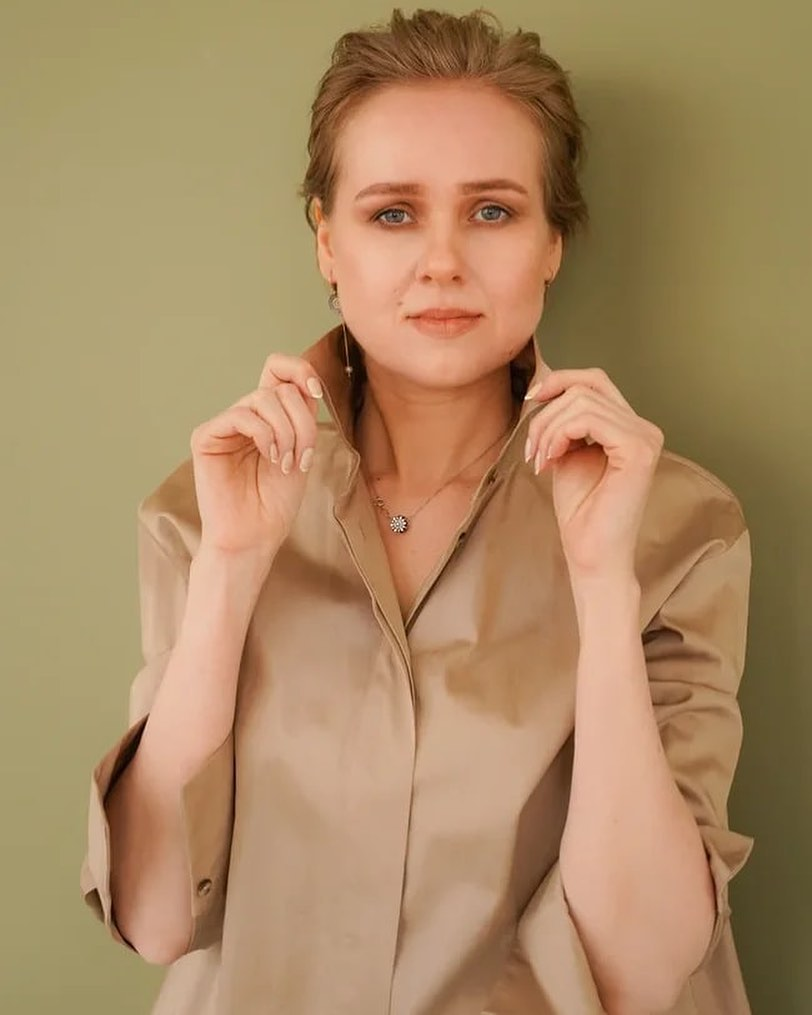
#> input picture emotion_detection/insta_data/007.jpg, 812 x 1015 px, given in place of 001.jpg, which was not available
$ python face_detect_test_haar.py
#> lines starting #> are read from the running program, lines starting #| are printed output that depends on the picture; pictures that were not available may be replaced by others from this repository, and a replacement may not be noted
import cv2
import sys
import csv

face_rects = [
[512,216,242,327],
[437,174,171,272],
[584,593,57,73],
[357,191,284,374],
[335,28,431,583],
[699,105,182,271],
[331,96,211,284],
[122,65,66,88],
[372,179,353,474],
[535,104,115,165],
[66,267,382,507],
[481,139,100,137],
[288,62,169,223],
[102,-5,828,1082],
[486,292,183,224],
[41,143,217,294],
[354,172,409,548],
[324,126,401,565],
[278,81,120,158],
[423,188,235,298],
[316,115,434,573],
[385,108,113,147],
[264,175,488,674],
[192,-3,336,422],
[388,90,245,332],
[413,408,121,149],
[342,-3,443,581],
[550,191,185,259],
[247,263,249,310],
[4,-1,1077,1076],
[338,126,396,569],
[199,95,547,724],
[398,338,120,192],
[378,286,223,315],
[352,39,168,207],
[428,272,312,401],
[275,153,413,451],
[215,81,218,285],
[390,223,426,541],
[154,187,300,373],
[515,107,142,194],
[321,303,295,398],
[553,179,91,121],
[317,141,530,661],
[363,96,140,191],
[273,64,564,795],
[285,412,150,186],
[537,190,139,189],
[440,193,279,353],
[261,327,478,616],
[334,750,132,166],
[212,284,300,378],
[474,113,158,198],
[342,220,53,76],
[385,156,175,235],
[461,83,97,140],
[373,64,95,118],
[384,139,213,266],
[227,146,32,47],
[397,69,241,316],
[259,232,430,576],
[232,96,479,631],
[164,4,562,693],
[375,237,96,116],
[426,86,156,199],
[284,309,487,631],
[380,498,77,98],
[249,195,238,346],
[333,160,124,158],
[579,576,68,93],
[507,143,221,275],
[395,205,309,415],
[284,341,353,471],
[324,108,277,393],
[213,173,383,461],
[481,77,199,224],
[518,189,83,119],
[223,38,163,218],
[339,163,274,372],
[120,72,621,751],
[306,260,241,312],
[362,204,313,420],
[492,298,59,74],
[443,299,367,534],
[357,401,154,234],
[328,169,347,477],
[295,120,322,353],
[479,131,219,281],
[477,116,461,638],
[542,303,96,120],
[109,105,118,146],
[339,5,251,355],
[277,182,446,608],
[308,69,126,147],
[378,239,356,438],
[209,188,307,362],
[435,118,243,343],
[270,242,318,421],
[641,276,115,153],
[262,113,546,720],
[303,105,176,205],
[700,172,113,135],
[493,93,124,167],
[658,169,108,147],
[592,350,127,186],
[329,172,391,543],
[476,270,216,279],
[482,313,405,542],
[326,163,108,139],
[441,472,123,159],
[335,111,98,135],
[520,344,92,123],
[203,96,84,109],
[272,73,323,427],
[339,440,302,381],
[377,207,244,343],
[517,207,131,183],
[81,111,230,284],
[528,439,384,501],
[495,181,186,245],
[495,224,99,135],
[286,333,435,590],
[504,107,283,346],
[445,229,233,290],
[349,143,69,89],
[89,97,122,168],
[375,144,385,492],
[372,146,221,268],
[265,107,141,204],
[386,436,289,370],
[416,117,417,559],
[380,122,151,200],
[392,412,181,210],
[387,391,220,298],
[412,105,271,355],
[562,191,234,243],
[138,109,542,724],
[3,2,720,1004],
[444,148,177,234],
[350,150,368,509],
[564,138,193,239],
[552,436,152,187],
[588,111,180,283],
[163,105,326,428],
[509,203,93,105],
[156,70,213,259],
[359,368,343,465],
[473,69,186,272],
[174,170,231,297],
[211,281,555,748],
[205,57,262,360],
[622,234,233,296],
[284,216,573,683],
[320,311,279,339],
[246,174,182,212],
[428,143,201,266],
[138,4,610,902],
[403,283,206,251],
[379,129,447,595],
[357,251,522,730],
[85,238,566,724],
[480,303,359,427],
[442,230,250,331],
[338,136,552,639],
[513,167,167,217],
[423,344,120,149],
[368,451,360,466],
[393,96,420,552],
[205,180,173,236],
[113,105,300,408],
[430,114,249,348],
[286,463,384,467],
[337,45,380,506],
[320,542,382,505],
[175,147,593,801],
[232,154,194,260],
[345,273,443,645],
[270,182,478,676],
[478,86,476,662],
[483,157,390,522],
[292,70,573,752],
[371,430,180,247],
[411,116,195,280],
[342,348,365,450],
[413,87,224,333],
[515,225,133,169],
[298,98,249,343],
[297,97,444,609],
[485,179,134,184],
[513,115,81,110],
[578,167,107,139],
[218,448,311,450],
[231,275,349,447],
[380,76,161,203],
[211,73,233,320],
[441,97,166,228],
[237,173,385,491],
[282,144,279,366],
[237,164,323,409],
[666,410,379,513]]

def get_iou(bb1, bb2):
    """
    Calculate the Intersection over Union (IoU) of two bounding boxes.

    Parameters
    ----------
    bb1 : dict
        Keys: {'x1', 'x2', 'y1', 'y2'}
        The (x1, y1) position is at the top left corner,
        the (x2, y2) position is at the bottom right corner
    bb2 : dict
        Keys: {'x1', 'x2', 'y1', 'y2'}
        The (x, y) position is at the top left corner,
        the (x2, y2) position is at the bottom right corner

    Returns
    -------
    float
        in [0, 1]
    """
    # determine the coordinates of the intersection rectangle
    x_left = max(bb1['x1'], bb2['x1'])
    y_top = max(bb1['y1'], bb2['y1'])
    x_right = min(bb1['x2'], bb2['x2'])
    y_bottom = min(bb1['y2'], bb2['y2'])

    if x_right < x_left or y_bottom < y_top:
        return 0.0

    # The intersection of two axis-aligned bounding boxes is always an
    # axis-aligned bounding box
    intersection_area = (x_right - x_left) * (y_bottom - y_top)

    # compute the area of both AABBs
    bb1_area = (bb1['x2'] - bb1['x1']) * (bb1['y2'] - bb1['y1'])
    bb2_area = (bb2['x2'] - bb2['x1']) * (bb2['y2'] - bb2['y1'])

    # compute the intersection over union by taking the intersection
    # area and dividing it by the sum of prediction + ground-truth
    # areas - the interesection area
    iou = intersection_area / float(bb1_area + bb2_area - intersection_area)
    assert iou >= 0.0
    assert iou <= 1.0
    return iou
def get_face(path):
#> called with path = './insta_data/001.jpg'
    cascPath = "haarcascade_frontalface_default.xml"
    faceCascade = cv2.CascadeClassifier(cascPath)
    image = cv2.imread(path)
#> image is the input picture: shape (1015, 812, 3); mean B, G, R 99.4, 137.6, 170.3
    height, width, channels = image.shape
#> height = 1015; width = 812; channels = 3
    gray = cv2.cvtColor(image, cv2.COLOR_BGR2GRAY)
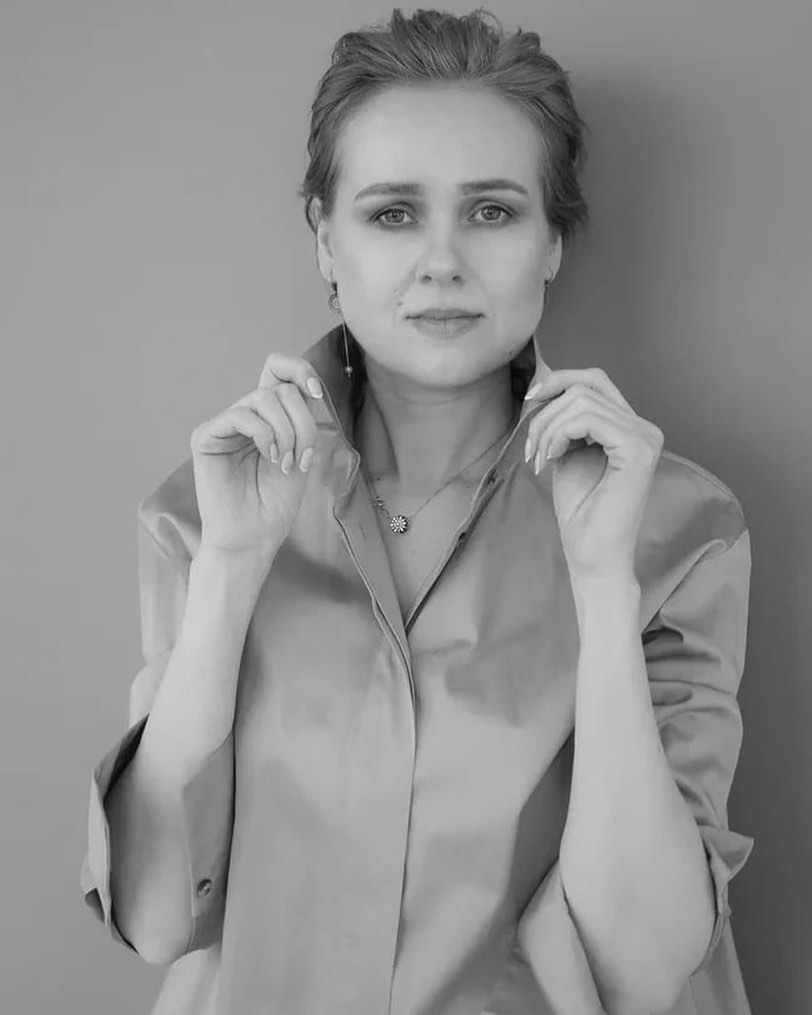
#> gray: shape (1015, 812); min 4, max 248, mean 143

    faces = faceCascade.detectMultiScale(gray,minNeighbors=10)#,minSize=(64,64),flags=cv2.CASCADE_SCALE_IMAGE)
#> faces = [[302, 102, 280, 280]]
    print("Found {0} faces!".format(len(faces)))
#| Found 1 faces!
    rect = [0,0,width,height]
#> rect = [0, 0, 812, 1015]
    for (x, y, w, h) in faces:
        rect=[x,y,w,h]
        break
#> this loop made 1 pass
    return rect

detected = []
for i in range(1,201):
	fn = "./insta_data/%03d.jpg"%(i)
	rect = get_face(fn)
#> rect = [302, 102, 280, 280]
	rr = face_rects[i-1]
	bb1 = {"x1":rr[0],"y1":rr[1],"x2":rr[0]+rr[2],"y2":rr[1]+rr[3]}
	bb2 = {"x1":rect[0],"y1":rect[1],"x2":rect[0]+rect[2],"y2":rect[1]+rect[3]}
#> bb2 = {'x1': 302, 'y1': 102, 'x2': 582, 'y2': 382}
	iou = get_iou(bb1,bb2)
#> in get_iou, `x_left = max(bb1['x1'], bb2['x1'])`: x_left = 512
#> in get_iou, `y_top = max(bb1['y1'], bb2['y1'])`: y_top = 216
#> in get_iou, `x_right = min(bb1['x2'], bb2['x2'])`: x_right = 582
#> in get_iou, `y_bottom = min(bb1['y2'], bb2['y2'])`: y_bottom = 382
#> in get_iou, `intersection_area = (x_right - x_left) * (y_bottom - y_top)`: intersection_area = 11620
#> in get_iou, `bb2_area = (bb2['x2'] - bb2['x1']) * (bb2['y2'] - bb2['y1'])`: bb2_area = 78400
#> in get_iou, `iou = intersection_area / float(bb1_area + bb2_area - intersection_area)`: iou = 0.0796
#> iou = 0.0796
	if iou>0.75:
		detected.append([True])
	else:
		detected.append([False])
#> pass 2 of the loop `for i in range(1,201):`:
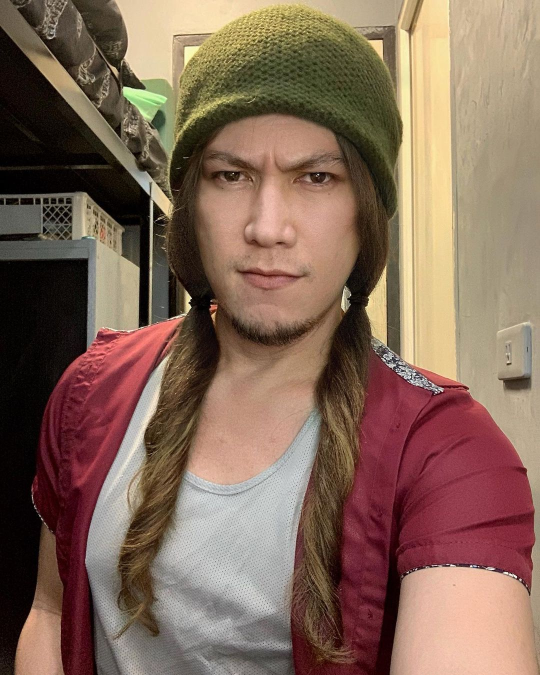
#> input picture emotion_detection/insta_data/009.jpg, 1080 x 1350 px, given in place of 002.jpg, which was not available (shown at 1/2 size)
#> in get_face, image is the input picture: shape (1350, 1080, 3); mean B, G, R 88.2, 104.2, 131.1
#> in get_face (call 2), `gray = cv2.cvtColor(image, cv2.COLOR_BGR2GRAY)`:
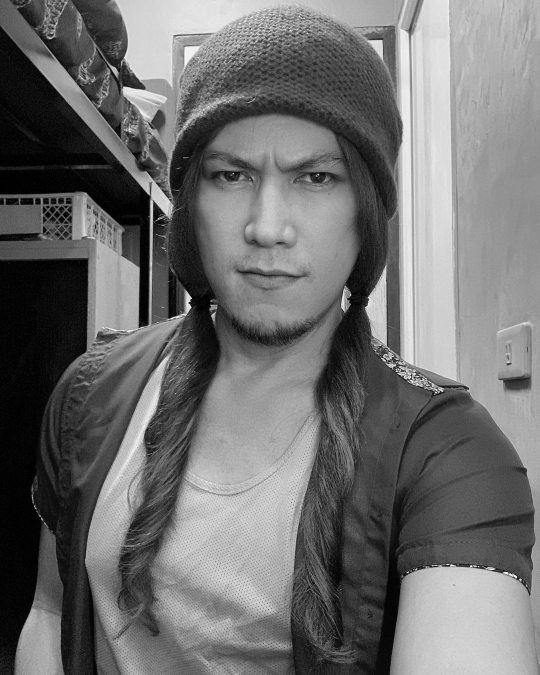
#> gray: shape (1350, 1080) (shown at 1/2 size); min 0, max 255, mean 110.5
#> faces = [[359, 942, 111, 111], [350, 221, 393, 393]]
#| Found 2 faces!
#> the loop in get_face (call 2), `for (x, y, w, h) in faces:` made 1 pass
#> `rect = get_face(fn)`: rect = [359, 942, 111, 111]
#> bb2 = {'x1': 359, 'y1': 942, 'x2': 470, 'y2': 1053}
#> `iou = get_iou(bb1,bb2)`: iou = 0
#> (the run stopped early here; a loop or call above may not have finished)
